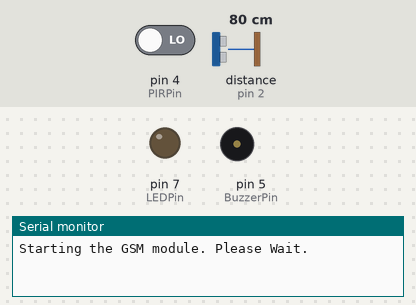
Simulated run of this sketch. Board: Arduino Uno, built with avr-gcc and run on an emulated ATmega328P. Parts: output pins drawn as LEDs (lit = HIGH), buzzer (waves = sounding, pin HIGH), the last lines printed to the serial monitor. Wiring (inferred from the names in the program): ultrasonic range finder: trigger pin 3; echo pin 2. The test bench sets the inputs (shaded band); at power-on: pin 4 (PIRPin) LOW, distance to the obstacle (sensor on pin 2) 80 cm. The echo pulse lasts 58.3 µs per cm; the modem accepts every AT command (registered, SIM ready, sends succeed) and sends nothing else; pins used as bus, display or sensor lines are not drawn.

Above: at 0.1 s.
At 1.3 s:
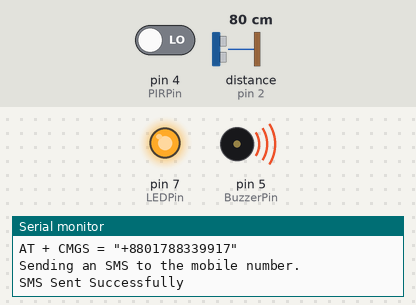
1.4 s: pin 4 (PIRPin) driven HIGH
Timing chart, 0 to 4.4 s (numbered marks = the images above; inputs shaded):
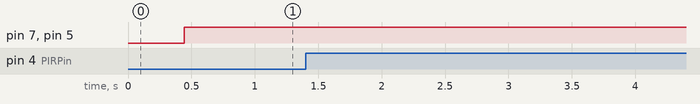

The sketch:

CSE360FinalProject.ino
```cpp
#include <SoftwareSerial.h>
SoftwareSerial SIM900(8, 9);
SoftwareSerial LOGGER(10, 11);

const int echoPin = 2; // Echo Pin of Ultrasonic Sensor to Arduino
const int pingPin = 3; // Trigger Pin of Ultrasonic Sensor to Arduino
const int PIRPin = 4; // PIR pin to Arduino
const int BuzzerPin = 5; //initializing Buzer pin to Arduino
const int LEDPin = 7; // LED pin to Arduino

int PIRVal; //initializing PIR sensor value
int alert = 1; // alert variable for UltraSonic
int alert2 = 1; // alert variable for PIR

void setup()
{
  Serial.begin(4800); // Starting Serial Communication
  pinMode(pingPin, OUTPUT); // initialising pin 3 as output
  pinMode(echoPin, INPUT); // initialising pin 2 as input
  pinMode(LEDPin, OUTPUT); // initialising pin 7 as output
  pinMode(PIRPin, INPUT); // initialising pin 4 as input
  pinMode(BuzzerPin, OUTPUT); // initialising pin 5 as output

  SIM900.begin(2400);
  LOGGER.begin(9600);
  Serial.println("Starting the GSM module. Please Wait.");
  delay(100); // give time to log on to network.
  Serial.println("Ready!");

}

void loop()
{ //Ultrasonic Part
  long duration, inches, cm;
  digitalWrite(pingPin, LOW);
  delayMicroseconds(2);
  digitalWrite(pingPin, HIGH);
  delayMicroseconds(5);
  digitalWrite(pingPin, LOW);
  duration = pulseIn(echoPin, HIGH); // using pulsin function to determine total time
  inches = microsecondsToInches(duration); // calling method
  LOGGER.println(inches);

  if (inches > 10){
    if (alert == 1){
      Serial.println();
      Serial.println();
      Serial.println("Your precious thing displaced!!!");


      SIM900.print("AT+CMGF=1\r"); // AT command to send SMS message
      Serial.println();
      SIM900.println("AT + CMGS = \"+8801788339917\"");// recipient's mobile number
      Serial.println("AT + CMGS = \"+8801788339917\"");

      SIM900.println("Your precious thing displaced!!!"); // message to send
      Serial.println("Sending an SMS to the mobile number.");

      SIM900.println((char)26); // End AT command with a ^Z, ASCII code 26

;
      SIM900.println();

      Serial.println("SMS Sent Successfully");

      alert = 0;
      }
  }
  else{
    alert = 1;
  }


  //PIR Part
  PIRVal = digitalRead(PIRPin);
  if (PIRVal == 1){
    LOGGER.println("1");
    if (alert2 == 1){
      digitalWrite(BuzzerPin, HIGH);
      digitalWrite(LEDPin, HIGH);
      Serial.println();
      Serial.println();
      Serial.println("Motion is detected by PIR!!!");


      SIM900.print("AT+CMGF=1\r"); // AT command to send SMS message
      Serial.println();
      SIM900.println("AT + CMGS = \"+8801788339917\"");// recipient's mobile number
      Serial.println("AT + CMGS = \"+8801788339917\"");

      SIM900.println("Motion is detected by PIR!!!"); // message to send
      Serial.println("Sending an SMS to the mobile number.");

      SIM900.println((char)26); // End AT command with a ^Z, ASCII code 26


      SIM900.println();

      Serial.println("SMS Sent Successfully");

      alert2 = 0;
      }


  }
  else {
    LOGGER.println("0");
    alert2 = 1;


  //LED Part
  if (inches > 10){
    digitalWrite(LEDPin, HIGH);
    digitalWrite(BuzzerPin, HIGH);
    }
  else{
    digitalWrite(BuzzerPin, LOW);
    digitalWrite(LEDPin, LOW);
    }

  }
  delay(200);
}

long microsecondsToInches(long microseconds) // method to covert microsec to inches
{
 return microseconds / 74 / 2;
}
```
